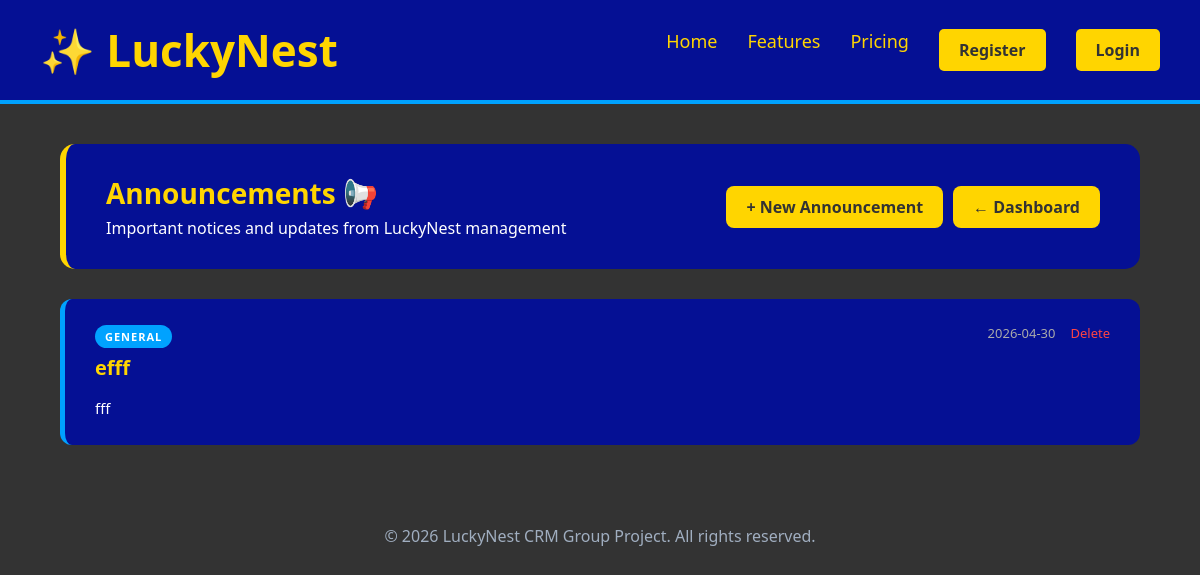
The app's page /announcements (signed in) with its own data.
### tables this page shows
CREATE TABLE Announcement (
        AnnouncementID INTEGER PRIMARY KEY AUTOINCREMENT,
        Title VARCHAR(150) NOT NULL,
        AnnouncementType VARCHAR(30) NOT NULL,
        AnnouncementDate DATETIME NOT NULL,
        Description TEXT NOT NULL
    );

### app.py (the view)
@app.route('/announcements')
def announcements():
    if 'user_id' not in session:
        return redirect(url_for('login'))
    conn = get_db()
    all_announcements = conn.execute('''
        SELECT * FROM Announcement ORDER BY AnnouncementDate DESC
    ''').fetchall()
    conn.close()
    return render_template('announcements.html', announcements=all_announcements)

### database.py (called while the page is built)
def get_db():
    conn = sqlite3.connect('luckynest.db')
    conn.row_factory = sqlite3.Row
    return conn

### templates/announcements.html (shortened to what this page needs)
{% extends "base.html" %}
{% block content %}
<div class="dashboard-wrapper">
    <div class="dashboard-banner">
        <div>
            <h1>Announcements 📢</h1>
            <p>Important notices and updates from LuckyNest management</p>
        </div>
        <div style="display:flex; gap:10px;">
            {% if session['role'] == 'Owner' %}
            <a href="{{ url_for('add_announcement') }}" class="btn-logout">+ New Announcement</a>
            {% endif %}
            <a href="{{ url_for('dashboard') }}" class="btn-logout">← Dashboard</a>
        </div>
    </div>
    {% if announcements %}
        {% for a in announcements %}
        <div class="announcement-card">
            <div class="announcement-header">
                <div>
                    <span class="announcement-type {{ a.AnnouncementType | lower }}">{{ a.AnnouncementType }}</span>
                    <h2 class="announcement-title">{{ a.Title }}</h2>
                </div>
                <div style="display:flex; align-items:center; gap:15px;">
                    <span class="announcement-date">{{ a.AnnouncementDate[:10] }}</span>
                    {% if session['role'] == 'Owner' %}
                    <a href="{{ url_for('delete_announcement', announcement_id=a.AnnouncementID) }}"
                       style="color:#ff4444; text-decoration:none; font-size:13px;"
                       onclick="return confirm('Delete this announcement?')">Delete</a>
                    {% endif %}
                </div>
            </div>
            <p class="announcement-body">{{ a.Description }}</p>
        </div>
        {% endfor %}
    {% else %}
        <div style="text-align:center; padding:60px; color:#aaa;">
            <p style="font-size:48px;">📢</p>
            <p style="margin-top:15px;">No announcements yet</p>
        </div>
    {% endif %}
</div>
{% endblock %}

### static/CSS/styles.css (style rules this page uses)
* { margin: 0; padding: 0; box-sizing: border-box; font-family: 'Segoe UI', Tahoma, Geneva, Verdana, sans-serif; }
body { background-color: #333; color: #333; display: flex; flex-direction: column; min-height: 100vh; }
.dashboard-wrapper { padding: 40px 5%; color: white; }
.dashboard-banner { background-color: #051094; border-radius: 15px; padding: 30px 40px; display: flex; justify-content: space-between; align-items: center; margin-bottom: 30px; border-left: 6px solid #FFD500; }
.dashboard-banner h1 { color: #FFD500; font-size: 28px; }
.dashboard-banner p { color: white; margin-top: 5px; }
.btn-logout { background-color: #FFD500; color: #333; padding: 10px 20px; border-radius: 8px; text-decoration: none; font-weight: bold; transition: background-color 0.3s; }
.announcement-card { background-color: #051094; border-radius: 12px; padding: 25px 30px; margin-bottom: 20px; border-left: 5px solid #00A2FF; }
.announcement-header { display: flex; justify-content: space-between; align-items: flex-start; margin-bottom: 15px; }
.announcement-title { color: #FFD500; font-size: 20px; margin-top: 8px; }
.announcement-date { color: #aaa; font-size: 13px; white-space: nowrap; }
.announcement-body { color: white; font-size: 15px; line-height: 1.6; }
.announcement-type { font-size: 11px; font-weight: bold; padding: 4px 10px; border-radius: 20px; text-transform: uppercase; letter-spacing: 1px; }
.announcement-type.general { background-color: #00A2FF; color: white; }

### records on screen
Announcement: AnnouncementType "GENERAL", Title "efff", AnnouncementDate "2026-04-30", Description "fff"
